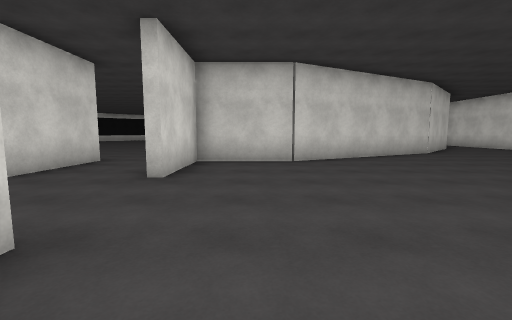
[1] (above)

14 first-person views from a walk through a 3-D level made in the Unity game engine. The camera is 1.4 m above the floor, tilts 6° down and sees 90° across. The floor is counted in squares, 2 m on a side. Each view is taken from the middle of a square. On the plan, view 1 faces up. The plan holds only what a view shows up to about 9 squares ahead; the rest is blank. The place goes on beyond the plan. The player is left out. Surface patterns are stand-ins for the level's own textures.

[2]
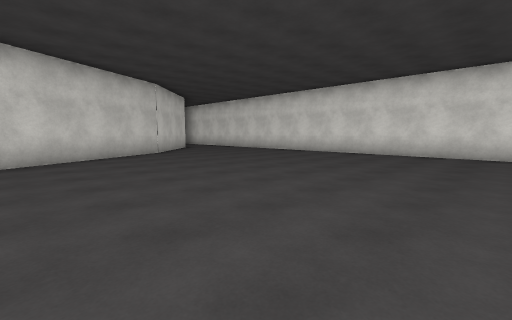

[3]
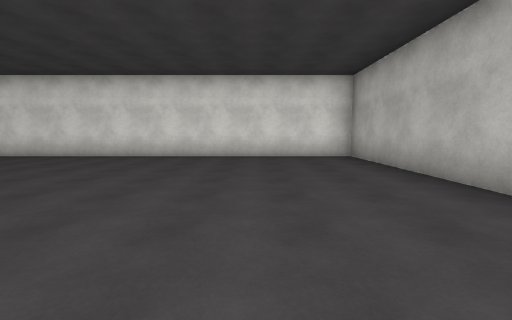

[4]
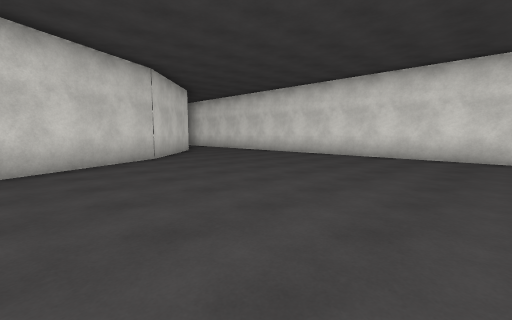

[5]
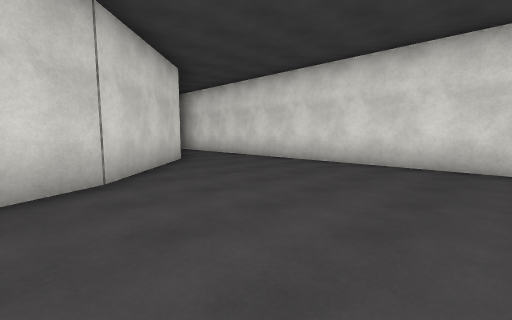

[6]
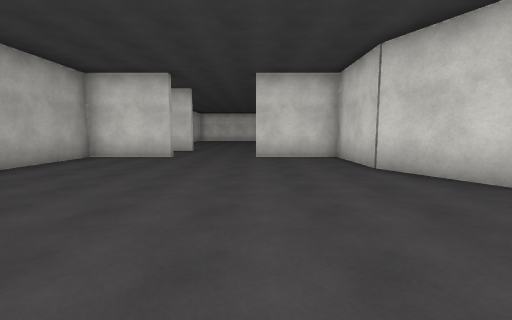

[7]
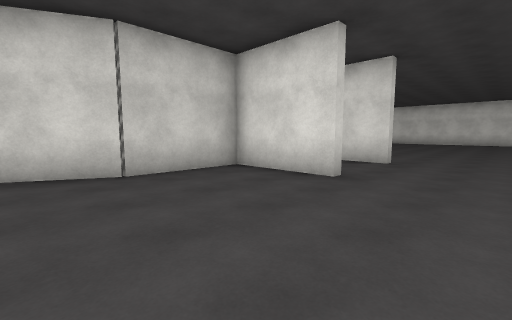

[8]
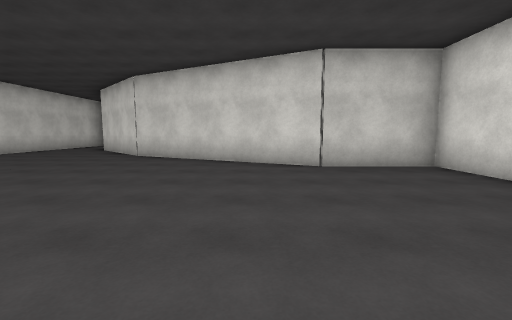

[9]
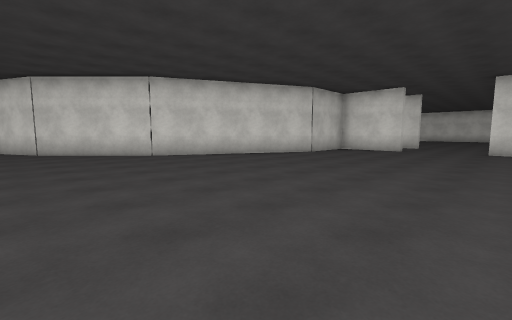

[10]
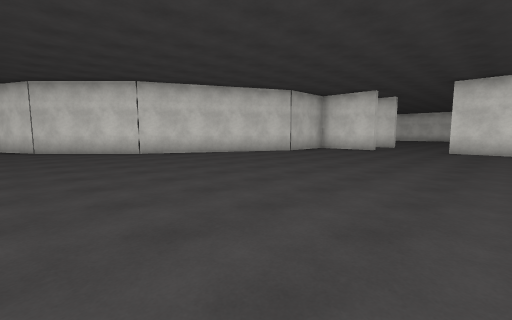

[11]
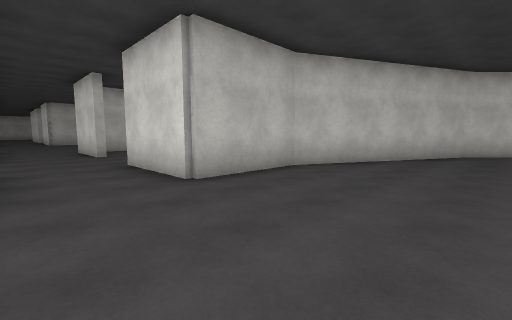

[12]
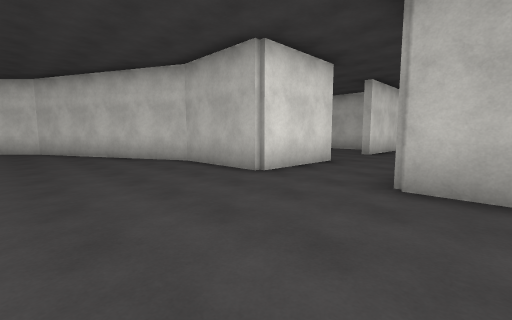

[13]
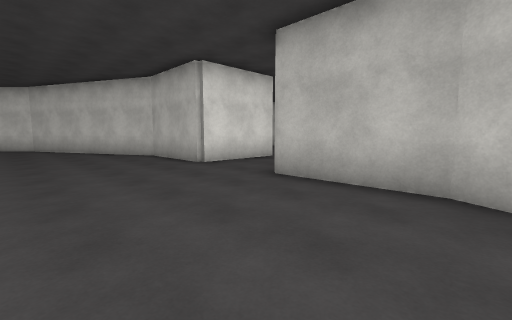

[14]
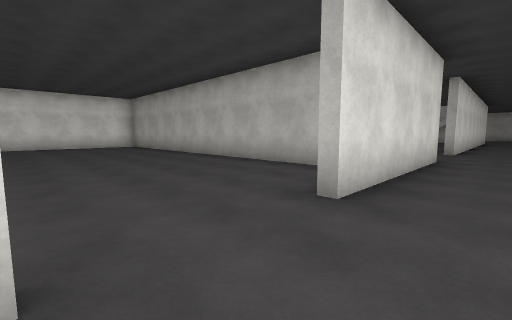

### Floor plan
Points are (right, up) in squares from view 1. A wall is a line through its corners. A room is listed if a view was taken in it or the views show most of it. See-through windows are left out.
Room 1 (views 1, 2, 3, 4, 5, 6)
walls: (-1.5, 1.6) (-1.5, -0.9) (10.8, -0.9) (10.8, 10.5); (7.6, 10.5) (6, 8.9) (0.9, 6.4) (-1.5, 6.4) (-1.5, 4)
ways out: opening at (-1, 2.5) to room 2
Room 2 (views 7, 8, 9, 10, 14)
walls: (-4.2, 3.9) (-4.2, 6.4) (-6.6, 6.4) (-11.7, 8.9) (-13.3, 10.6); (-4, 1.5) (-4, -0.9); (-4.2, -0.1) (-4.2, 1.5); (-1.7, -2.5) (-1.7, 1.5)
ways out: opening at (-1, 2.5) to room 1; opening at (-2.5, 4.5) to room 3; opening at (-2.5, -2.5)
Room 3 (views 11, 12, 13)
walls: (-1.7, 3.9) (-1.7, 6.6) (0.9, 6.6) (5.8, 9.1) (6.7, 10); (-12.4, 10) (-11.5, 9.1) (-6.6, 6.6) (-4, 6.6) (-4, 4)
ways out: opening at (-2.5, 4.5) to room 2

Positions as (right, up) in squares from view 1, and headings:
1: (0, 0), facing up
2: (2, 0), facing up-right
3: (3, 2), facing right
4: (3, 2), facing up-right
5: (5, 5), facing up-right
6: (6, 4), facing left
7: (-8, 2), facing up-right
8: (-8, 1), facing up
9: (-15, 1), facing up-right
10: (-15, 0), facing up-right
11: (-2, 10), facing down-left
12: (-5, 10), facing down-right
13: (-7, 10), facing down-right
14: (-3, 4), facing down-right
